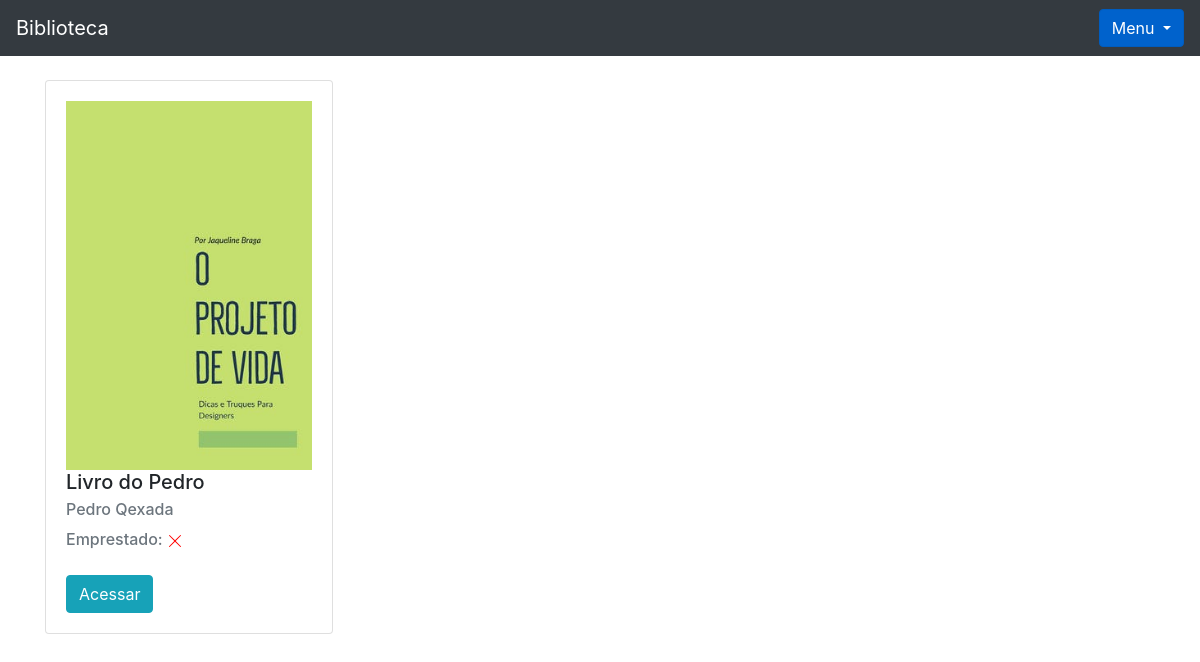
Screenshot of /livro/home/ (signed in) with the database file from the repository.
### livro/models.py (models this page shows, shortened)
class Livros(models.Model):
    img             = models.ImageField(upload_to='capa_livro', null=True, blank=True)
    nome            = models.CharField(max_length = 100)
    autor           = models.CharField(max_length = 30)
    co_autor        = models.CharField(max_length = 30, blank = True) # blank = True torna não obrigatório o preenchimento do campo mas retorna string vazia
    data_cadastro   = models.DateField(default = date.today) # importa a data do dia automaticamente no campo
    emprestado      = models.BooleanField(default = False)
    categoria       = models.ForeignKey(Categoria, on_delete=models.DO_NOTHING) # se eu apagar a categoria não acontece nada com o livro
    usuario         = models.ForeignKey(Usuario, on_delete=models.DO_NOTHING)
    class Meta:
        verbose_name = 'Livro'

### livro/views.py (the view)
# urls.py: path('home/', views.home, name = 'home'),
def home(request):
    if request.session.get('usuario'):
        usuario = Usuario.objects.get(id = request.session['usuario'])
        livros = Livros.objects.filter(usuario = usuario) # FILTRANDO APENAS OS LIVROS DO USUARIO QUE ESTÁ LOGADO
        total_livros = livros.count()
        status_categoria = request.GET.get('cadastro_categoria')
        form = CadastroLivro()
        form.fields['usuario'].initial = request.session['usuario']
        form.fields['categoria'].queryset = Categoria.objects.filter(usuario = usuario)
        form_categoria = CategoriaLivro()
        usuarios = Usuario.objects.all()
        livros_emprestar = Livros.objects.filter(usuario = usuario, emprestado = False)
        livros_emprestados = Livros.objects.filter(usuario = usuario).filter(emprestado = True)
        return render(request, 'home.html', {'livros': livros,
                                             'usuario_logado': request.session.get('usuario'),
                                             'form': form,
                                             'status_categoria': status_categoria,
                                             'form_categoria': form_categoria,
                                             'usuarios': usuarios,
                                             'livros_emprestar':livros_emprestar,
                                             'total_livros': total_livros,
                                             'livros_emprestados': livros_emprestados,})
    else:
        return redirect('/auth/login/?status=2')

### livro/models.py (called while the page is built)
    def __str__(self):
        return self.nome

### livro/templates/home.html (shortened to what this page needs)
{% extends 'base.html' %}
{% block 'conteudo'%}
<div class="container">
    <br>
    <div class="row">
        {% for livro in livros%}
        <div class="col-md">
            <div class="card" style="width: 18rem;">
                <div class="card-body">
                    <img width="100%" src="{{livro.img.url}}">
                    <h5 class="card-title">{{livro.nome}}</h5>
                    <h6 class="card-subtitle mb-2 text-muted">{{livro.autor}}</h6>
                    <h6 style="display: inline;" class="card-subtitle mb-2 text-muted">Emprestado: </h6>
                    <br>
                    <br>
                    <a href="{% url 'ver_livros' livro.id%}" class="btn btn-info">Acessar</a>
                </div>
            </div>
        </div>
        {%endfor%}
    </div>
</div>
{%endblock%}

### rows the page displays
Livros: img (picture), nome "Livro do Pedro", autor "Pedro Qexada", emprestado False (drawn)
